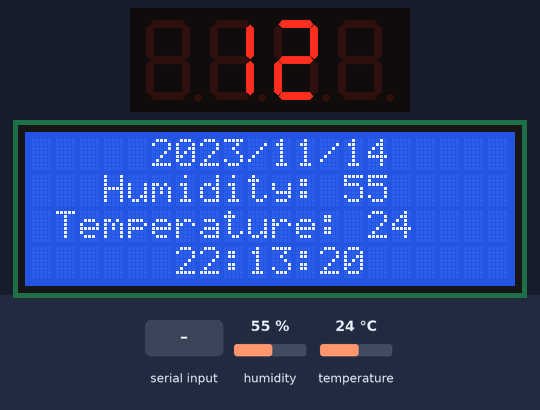
Bench run of a sketch on a simulated Arduino Uno, built with avr-gcc and run on an emulated ATmega328P. Shown: 4-digit seven-segment display, 20×4 character LCD. Wiring (inferred from the names in the program): BCD to 7-segment decoder: data pin 2, pin 3, pin 4, pin 5; 4-digit 7-segment display, segments lit when HIGH: segments Q0, Q1, Q2, Q3, Q4, Q5, Q6; digit selects pin 6, pin 8, pin 7, pin 9. The inputs (shaded band) are chosen by the test bench; at power-on: humidity 55 %, temperature 24 °C. The local clock reads 2024-03-15 10:24:30 at power-on unless the sketch sets it; the segment pins are drawn as the display they are named for; what the sketch prints to the serial monitor is not drawn.

Above: at 1.13 s.
1.3 s: "<90,45,200>" received over Serial
At 2.5 s:
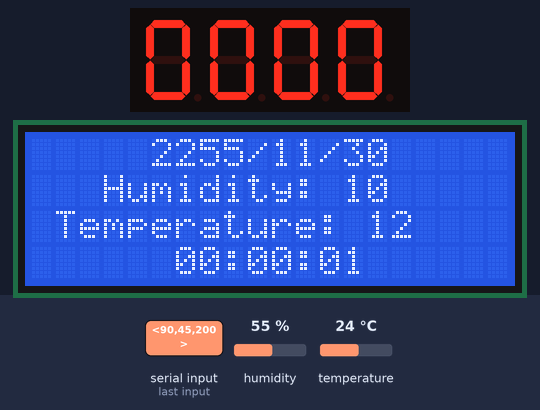
2.9 s: humidity set to 22 %
At 5.25 s:
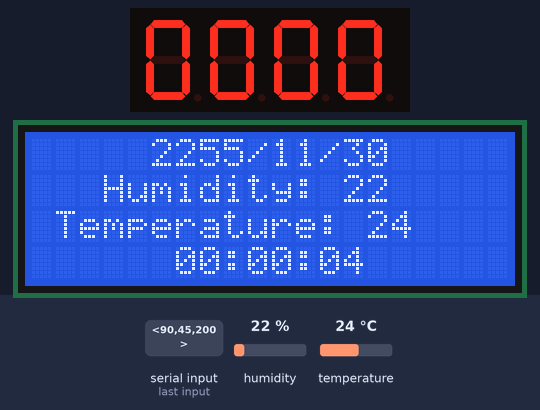
6.1 s: "<90,45>" received over Serial
At 7.02 s:
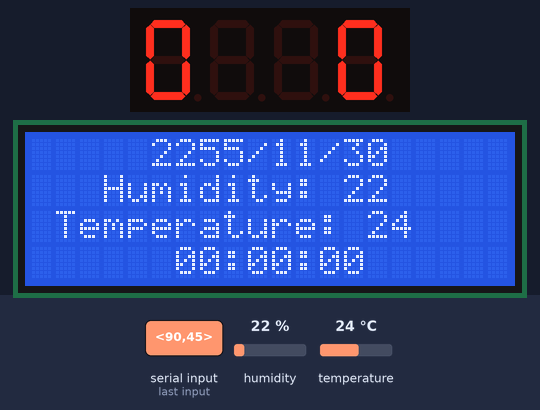
7.7 s: temperature set to 12 °C
At 10.16 s:
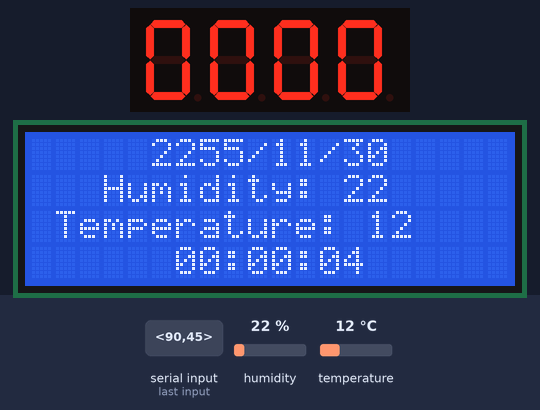
10.9 s: "<90,45,200,10>" received over Serial
At 12.5 s:
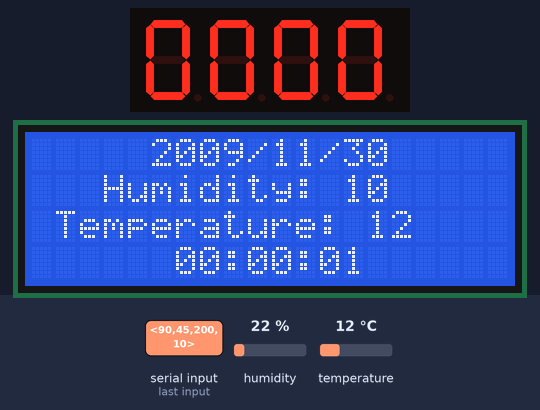
12.6 s: "<8>" received over Serial
At 13.04 s:
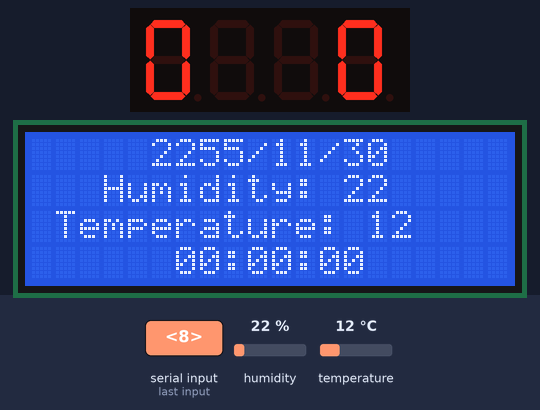

The sketch:

FinalProject_2ndTerm.ino
```cpp
#include <Wire.h>              // Library for I2C communication
#include <LiquidCrystal_I2C.h> // Library for LCD
#include "RTClib.h"            // Library for RTC Time Module
#include <dht.h>               // Humidity Sensor

RTC_DS1307 rtc; // Initializing the rtc module
dht DHT;        // Humidity sensor init
// After finding LCD's I2C address, we initialize it via it's library's constructor
LiquidCrystal_I2C lcd = LiquidCrystal_I2C(0x27, 20, 4); // Change to (0x27,16,2) for 16x2 LCD.

#define DHT11_PIN 11

char daysOfTheWeek[7][12] = {"Sunday", "Monday", "Tuesday", "Wednesday", "Thursday", "Friday", "Saturday"}; // Days of the week for RTC Module

// Requirements for Serial Communication
const byte numChars = 32;
char receivedChars[numChars];
boolean newData = false;

// Decoder Inputs
int A_BCD = 2;
int B_BCD = 3;
int C_BCD = 4;
int D_BCD = 5;

// Decoder Enables
int H01_Enable = 6;
int H02_Enable = 7;
int M01_Enable = 8;
int M02_Enable = 9;

// Setup
void setup()
{
    Serial.begin(115200);
    Serial.println("<Arduino is ready>");

    pinMode(A_BCD, OUTPUT);
    pinMode(B_BCD, OUTPUT);
    pinMode(C_BCD, OUTPUT);
    pinMode(D_BCD, OUTPUT);

    pinMode(H01_Enable, OUTPUT);
    pinMode(H02_Enable, OUTPUT);
    pinMode(M01_Enable, OUTPUT);
    pinMode(M02_Enable, OUTPUT);

    //rtc.adjust(DateTime(2014, 1, 21, 3, 0, 0));
    rtc.adjust(DateTime(F(__DATE__), F(__TIME__)));
    lcd.init();
    lcd.backlight();
}

// Main loop
void loop()
{
    rtc_to_lcd();
    showTime();
    recvWithStartEndMarkers();
    showNewData();
}

// Showing the time and date on LCD
void rtc_to_lcd()
{
    DateTime now = rtc.now();

    int humidity = 10;
    int temperature = 12;

    if (now.minute() == 8)
        rtc.adjust(DateTime(2014, 1, 21, 3, 0, 0));

    lcd.setCursor(5, 0);             // Set the cursor on the first column and first row.
    lcd.print(convert_to_date(now)); // Print the string "Hello World!"
    lcd.setCursor(6, 3);             //Set the cursor on the third column and the second row (counting starts at 0!).
    lcd.print(convert_to_time(now));
    lcd.setCursor(3, 1); //Set the cursor on the third column and the second row (counting starts at 0!).

    if (now.second() % 4 == 0)
    {
        DHT.read11(DHT11_PIN);
        humidity = DHT.humidity;
        temperature = DHT.temperature;
    }

    lcd.print(humidity_sensor("Humidity: ", humidity));
    lcd.setCursor(1, 2); //Set the cursor on the third column and the second row (counting starts at 0!).
    lcd.print(humidity_sensor("Temperature: ", temperature));
}

String humidity_sensor(String type_, int num)
{
    String res = type_;
    res += String(num);
    return res;
}

// Showing time on seven segments
void showTime()
{
    DateTime now = rtc.now();
    int hour_ = now.hour();
    int minute_ = now.minute();

    digitalWrite(H01_Enable, HIGH);
    digitalWrite(H02_Enable, LOW);
    digitalWrite(M01_Enable, LOW);
    digitalWrite(M02_Enable, LOW);
    //Serial.println("Hour_H");
    DecimalToBCDDecoder(hour_ / 10);
    delay(25);

    digitalWrite(H01_Enable, LOW);
    digitalWrite(H02_Enable, HIGH);
    digitalWrite(M01_Enable, LOW);
    digitalWrite(M02_Enable, LOW);
    //Serial.println("Hour_L");
    DecimalToBCDDecoder(hour_ % 10);
    delay(25);

    digitalWrite(H01_Enable, LOW);
    digitalWrite(H02_Enable, LOW);
    digitalWrite(M01_Enable, HIGH);
    digitalWrite(M02_Enable, LOW);
    //Serial.println("Minute_H");
    DecimalToBCDDecoder(minute_ / 10);
    delay(25);

    digitalWrite(H01_Enable, LOW);
    digitalWrite(H02_Enable, LOW);
    digitalWrite(M01_Enable, LOW);
    digitalWrite(M02_Enable, HIGH);
    //Serial.println("Minute_L");
    DecimalToBCDDecoder(minute_ % 10);
    delay(25);
}

void DecimalToBCDDecoder(int inp)
{
    String outPut = binaryConvertor(inp);
    int D_inp = outPut[0] - '0';
    int C_inp = outPut[1] - '0';
    int B_inp = outPut[2] - '0';
    int A_inp = outPut[3] - '0';
    digitalWrite(A_BCD, A_inp);
    digitalWrite(B_BCD, B_inp);
    digitalWrite(C_BCD, C_inp);
    digitalWrite(D_BCD, D_inp);

    /*Serial.print(" D: ");
    Serial.print(D_inp);
    Serial.print(" C: ");
    Serial.print(C_inp);
    Serial.print(" B: ");
    Serial.print(B_inp);
    Serial.print(" A: ");
    Serial.println(A_inp);*/
}

// Converting the time to be shown on LCD
String convert_to_time(DateTime now)
{
    String res = "";

    res += zero_padding(now.hour());
    res += ":";
    res += zero_padding(now.minute());
    res += ":";
    res += zero_padding(now.second());

    return res;
}

// Converting the date to be shown on LCD
String convert_to_date(DateTime now)
{
    String res = "";

    res += zero_padding(now.year());
    res += "/";
    res += zero_padding(now.month());
    res += "/";
    res += zero_padding(now.day());

    return res;
}

// Zero padding for LCD
String zero_padding(int next)
{
    if (next == 0)
        return "00";
    if (next <= 9 && next >= 0)
    {
        return ('0' + String(next));
    }
    return String(next);
}

// Zero padding for Binary conversion of decimal.
String zero_padding(String toBePadded)
{
    while (toBePadded.length() != 4)
    {
        toBePadded = '0' + toBePadded;
    }
    return toBePadded;
}

// Binary converter!
String binaryConvertor(int number)
{
    uint8_t bitsCount = sizeof(number) * 8;
    char str[bitsCount + 1];
    itoa(number, str, 2);
    return zero_padding(str);
}

void recvWithStartEndMarkers()
{
    static boolean recvInProgress = false;
    static byte ndx = 0;
    char startMarker = '<';
    char endMarker = '>';
    char rc;

    while (Serial.available() > 0 && newData == false)
    {
        rc = Serial.read();

        if (recvInProgress == true)
        {
            if (rc != endMarker)
            {
                receivedChars[ndx] = rc;
                ndx++;
                if (ndx >= numChars)
                {
                    ndx = numChars - 1;
                }
            }
            else
            {
                receivedChars[ndx] = '\0'; // terminate the string
                recvInProgress = false;
                ndx = 0;
                newData = true;
            }
        }

        else if (rc == startMarker)
        {
            recvInProgress = true;
        }
    }
}

void showNewData()
{
    if (newData == true)
    {
        Serial.println(receivedChars);
        String hell_ = String(receivedChars);
        int year_ = hell_.substring(10, 14).toInt();
        int month_ = hell_.substring(14, 16).toInt();
        int day_ = hell_.substring(16, 18).toInt();
        int hour_ = hell_.substring(18, 20).toInt();
        int minute_ = hell_.substring(20, 22).toInt();
        rtc.adjust(DateTime(year_, month_, day_, hour_, minute_, 0));
        newData = false;
    }
}
```

Measured:
- after the input at 1.3 s, the display: first changes after 0.18 s (image 1 shows a later state)
